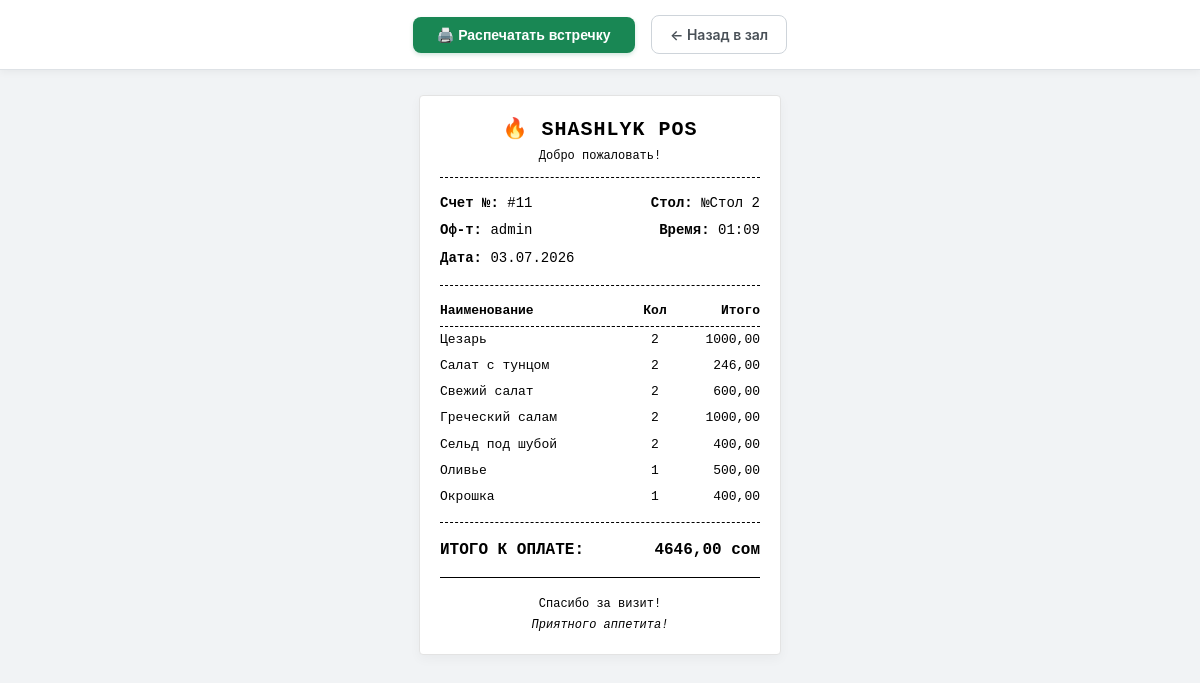
The app's page /pos/order/11/bill/ (signed in) with its own data.
### orders/models.py (models this page shows, shortened)
class Order(models.Model):
    STATUS_CHOICES = (
        ('active', _('Открыт (Обслуживание)')),
        ('closed', _('Оплачен (Закрыт)')),
        ('cancelled', _('Отменен')),
    )
    PAYMENT_METHODS = [
        ('cash', 'Наличные 💵'),
        ('card', 'Карта 💳'),
        ('qr', 'QR-платеж 📱'),
    ]
    payment_method = models.CharField(
        max_length=10,
        choices=PAYMENT_METHODS,
        blank=True,
        null=True,
        verbose_name="Способ оплаты"
    )
    table = models.ForeignKey(Table, on_delete=models.SET_NULL, null=True, blank=True, related_name='orders', verbose_name=_("Стол"))
    waiter = models.ForeignKey(User, on_delete=models.PROTECT, verbose_name=_("Официант"))
    status = models.CharField(max_length=15, choices=STATUS_CHOICES, default='active', verbose_name=_("Статус"))
    created_at = models.DateTimeField(auto_now_add=True, verbose_name=_("Открыт в"))
    closed_at = models.DateTimeField(null=True, blank=True, verbose_name=_("Закрыт в"))
    total_amount = models.DecimalField(max_digits=10, decimal_places=2, default=0, verbose_name=_("Итого к оплате"))
    class Meta:
        verbose_name = _('Счет')
        verbose_name_plural = _('Счета (Чеки)')

class Table(models.Model):
    number = models.CharField(max_length=10, unique=True, verbose_name=_("Номер стола"))
    is_available = models.BooleanField(default=True, verbose_name=_("Доступен/Свободен"))
    is_active = models.BooleanField(default=True, verbose_name=_("Активен (Существует в зале)"))
    class Meta:
        verbose_name = _('Стол')
        verbose_name_plural = _('Столы')

class OrderItem(models.Model):
    PRINT_STATUS_CHOICES = (
        ('pending', _('Ждет отправки')),   # Waiter is still adding items on the screen
        ('sent', _('Отправлен на печать')), # Ticket was sent to Bar/Kitchen/Grill
        ('ready', _('Готово')),
    )
    order = models.ForeignKey(Order, on_delete=models.CASCADE, related_name='items', verbose_name=_("Заказ"))
    product = models.ForeignKey(Product, on_delete=models.PROTECT, verbose_name=_("Блюдо/Товар"))
    quantity = models.PositiveIntegerField(default=1, verbose_name=_("Кол-во"))
    price_at_order = models.DecimalField(max_digits=10, decimal_places=2, verbose_name=_("Цена при заказе"))
    status = models.CharField(max_length=15, choices=PRINT_STATUS_CHOICES, default='pending', verbose_name=_("Статус печати"))
    comment = models.CharField(max_length=150, blank=True, null=True, verbose_name=_("Комментарий к блюду (напр. без лука)"))
    def get_total_price(self):
        return self.quantity * self.price_at_order
    class Meta:
        verbose_name = _('Элемент заказа')
        verbose_name_plural = _('Элементы заказа')

### menu/models.py (models this page shows, shortened)
class Product(models.Model):
    DEPARTMENT_CHOICES = [
        ('grill', '🔥 Мангал / Гриль'),
        ('bar', '🍹 Бар / Напитки'),
        ('kitchen', '🍳 Горячий/Холодный цех'),
    ]
    department = models.CharField(
        max_length=20,
        choices=DEPARTMENT_CHOICES,
        default='kitchen',
        verbose_name="Цех приготовления"
    )
    category = models.ForeignKey(
        Category,
        on_delete=models.PROTECT,
        related_name='products',
        verbose_name=_("Категория")
    )
    name = models.CharField(max_length=100, unique=True, verbose_name=_("Название блюда/товара"))
    price = models.DecimalField(max_digits=10, decimal_places=2, verbose_name=_("Цена продажи"))
    cost_price = models.DecimalField(max_digits=10, decimal_places=2, default=0, verbose_name=_("Цена закупа"))
    stock = models.IntegerField(null=True, blank=True, verbose_name=_("Остаток на складе"))
    is_active = models.BooleanField(default=True, verbose_name=_("Активен (Показывать в меню)"))
    class Meta:
        verbose_name = _('Товар/Блюдо')
        verbose_name_plural = _('Товары и Блюда')

### orders/views.py (the view)
# urls.py: path('order/<int:order_id>/bill/', views.view_bill, name='view_bill'),
@login_required
def view_bill(request, order_id):
    order = get_object_or_404(Order, id=order_id)
    order_items = order.items.all()
    return render(request, 'orders/bill_detail.html', {
        'order': order,
        'order_items': order_items
    })

### orders/templates/orders/bill_detail.html (shortened to what this page needs)
<!DOCTYPE html>
<html lang="ru">
<head>
</head>
<body>
    <div class="receipt-control-panel no-print">
        <button onclick="window.print();" class="btn-print">
            🖨️ Распечатать встречку
        </button>
        <a href="{% url 'waiter_dashboard' %}" class="btn-back">
            &larr; Назад в зал
        </a>
    </div>
    <div class="receipt-paper-tape">
        <div class="text-center">
            <h2 style="margin: 0 0 4px 0; text-transform: uppercase; font-size: 20px; letter-spacing: 1px;">🔥 SHASHLYK POS</h2>
            <p style="margin: 0; font-size: 12px;">Добро пожаловать!</p>
        </div>
        <div class="divider"></div>
        <table>
            <tr>
                <td><strong>Счет №:</strong> #{{ order.id }}</td>
                <td class="text-end"><strong>Стол:</strong> №{{ order.table.number }}</td>
            </tr>
            <tr>
                <td><strong>Оф-т:</strong> {{ order.waiter.username }}</td>
                <td class="text-end"><strong>Время:</strong> {{ order.created_at|date:"H:i" }}</td>
            </tr>
            <tr>
                <td colspan="2"><strong>Дата:</strong> {{ order.created_at|date:"d.m.Y" }}</td>
            </tr>
        </table>
        <div class="divider"></div>
        <table style="font-size: 13px;">
            <thead>
                <tr style="border-bottom: 1px dashed #000000;">
                    <th style="text-align: left; padding-bottom: 6px;">Наименование</th>
                    <th style="text-align: center; padding-bottom: 6px; width: 50px;">Кол</th>
                    <th style="text-align: right; padding-bottom: 6px; width: 80px;">Итого</th>
                </tr>
            </thead>
            <tbody>
                {% for item in order.items.all %}
                    <tr>
                        <td>{{ item.product.name }}</td>
                        <td class="text-center">{{ item.quantity }}</td>
                        <td class="text-end">{{ item.get_total_price }}</td>
                    </tr>
                {% endfor %}
            </tbody>
        </table>
        <div class="divider"></div>
        <table style="font-size: 16px;" class="bold">
            <tr>
                <td>ИТОГО К ОПЛАТЕ:</td>
                <td class="text-end">{{ order.total_amount }} сом</td>
            </tr>
        </table>
        <div class="divider" style="border-top: 1px double #000000;"></div>
        <div class="text-center" style="font-size: 12px; margin-top: 18px;">
            <p style="margin: 0;">Спасибо за визит!</p>
            <p style="margin: 4px 0 0 0; font-style: italic;">Приятного аппетита!</p>
        </div>
    </div>
</body>
</html>

### orders/templates/orders/bill_detail.html (style rules this page uses)
html, body { background-color: #f1f3f5; margin: 0; padding: 0; font-family: -apple-system, BlinkMacSystemFont, "Segoe UI", Roboto, sans-serif; color: #212529; }
.receipt-control-panel { background-color: #ffffff; border-bottom: 1px solid #dee2e6; padding: 15px; text-align: center; box-shadow: 0 2px 8px rgba(0,0,0,0.05); margin-bottom: 25px; }
.btn-print { padding: 10px 24px; font-weight: 700; background-color: #198754; color: #ffffff; border: none; border-radius: 8px; cursor: pointer; font-size: 14px; transition: background 0.15s; box-shadow: 0 2px 4px rgba(25, 135, 84, 0.2); }
.btn-back { display: inline-block; margin-left: 12px; padding: 10px 18px; background-color: #ffffff; color: #495057; text-decoration: none; border-radius: 8px; font-size: 14px; font-weight: 600; border: 1px solid #ced4da; transition: all 0.15s; }
.receipt-paper-tape { font-family: 'Courier New', Courier, monospace; font-size: 14px; line-height: 1.4; width: 320px; margin: 0 auto 50px auto; padding: 20px; background-color: #ffffff; color: #000000; box-shadow: 0 4px 12px rgba(0,0,0,0.04); border: 1px solid #e3e3e3; border-radius: 4px; }
.text-center { text-align: center; }
.text-end { text-align: right; }
.bold { font-weight: bold; }
.divider { border-top: 1px dashed #000000; margin: 12px 0; }
table { width: 100%; border-collapse: collapse; margin: 6px 0; }
td, th { padding: 4px 0; vertical-align: top; }

### records on screen
Order: id "11", table.number "Стол 2", waiter.username "admin", created_at "01:09", created_at "03.07.2026", total_amount "4646,00"
OrderItem: product.name "Цезарь", quantity "2", get_total_price "1000,00"
OrderItem: product.name "Салат с тунцом", quantity "2", get_total_price "246,00"
OrderItem: product.name "Свежий салат", quantity "2", get_total_price "600,00"
OrderItem: product.name "Греческий салам", quantity "2", get_total_price "1000,00"
OrderItem: product.name "Сельд под шубой", quantity "2", get_total_price "400,00"
OrderItem: product.name "Оливье", quantity "1", get_total_price "500,00"
OrderItem: product.name "Окрошка", quantity "1", get_total_price "400,00"
